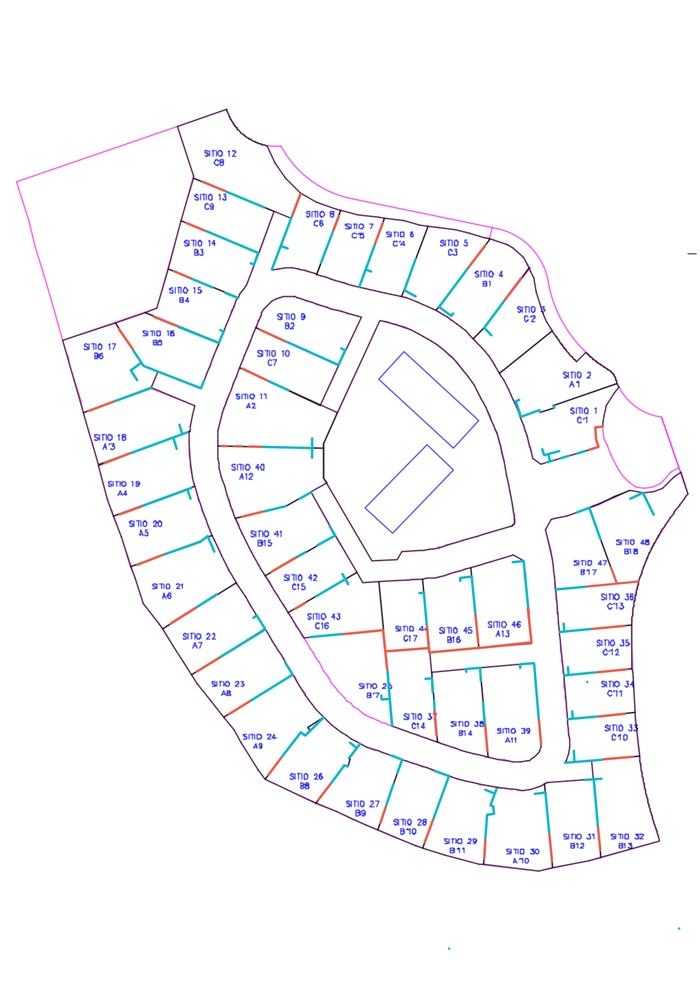
#> input picture plano_original.jpg, 700 x 1000 px, shrunk from 5599 x 8000 before the run, found by its file name
$ python paso2_muros.py
#> lines starting #> are read from the running program, lines starting #| are printed output that depends on the picture; after the words box and inside, x2 and y2 are one past the last pixel; in counts of white or black regions, pixels touching at a corner belong together
### scripts/esqueleto.py
"""
Herramienta común: convierte una máscara de píxeles (una línea dibujada de cierto
color) en polilíneas vectoriales.

Método: se adelgaza la línea a 1 px (esqueleto), se cortan las bifurcaciones y
cada rama se recorre de punta a punta y se simplifica (Douglas-Peucker).
"""
import cv2
import numpy as np
from skimage.morphology import skeletonize

VECINOS = [(-1, -1), (-1, 0), (-1, 1), (0, -1), (0, 1), (1, -1), (1, 0), (1, 1)]


def mascara_color(hsv, h, s_min, v_min):
    """Píxeles cuyo tono está en alguno de los rangos h=[(min,max),...]."""
    H, S, V = cv2.split(hsv)
    m = np.zeros(H.shape, bool)
    for a, b in h:
        m |= (H >= a) & (H <= b)
    return m & (S > s_min) & (V > v_min)


def ramas(mascara, tolerancia=5):
    """Devuelve una lista de polilíneas [[x,y],...] en píxeles."""
    m = cv2.morphologyEx(mascara.astype(np.uint8), cv2.MORPH_CLOSE, np.ones((5, 5), np.uint8))
    esq = skeletonize(m > 0).astype(np.uint8)
    n_vec = cv2.filter2D(esq, -1, np.ones((3, 3)), borderType=0) - 1
    juntas = cv2.dilate(((esq == 1) & (n_vec > 2)).astype(np.uint8), np.ones((3, 3), np.uint8))
    sin_juntas = esq & (1 - juntas)
    n, etiquetas = cv2.connectedComponents(sin_juntas, connectivity=8)
    _, etq_j, _, centros_j = cv2.connectedComponentsWithStats(juntas, connectivity=8)

    salida = []
    for i in range(1, n):
        ys, xs = np.where(etiquetas == i)
        if len(xs) < 8:
            continue
        pts = set(zip(xs.tolist(), ys.tolist()))
        puntas = [p for p in pts if sum((p[0] + dx, p[1] + dy) in pts for dx, dy in VECINOS) <= 1] or [next(iter(pts))]
        # recorrer la rama desde una punta
        camino, visto = [puntas[0]], {puntas[0]}
        while True:
            c = camino[-1]
            sig = [(c[0] + dx, c[1] + dy) for dx, dy in VECINOS
                   if (c[0] + dx, c[1] + dy) in pts and (c[0] + dx, c[1] + dy) not in visto]
            if not sig:
                break
            camino.append(sig[0]); visto.add(sig[0])
        # prolongar los extremos hasta la bifurcación vecina (para que no queden huecos)
        for idx in (0, -1):
            x0, y0 = camino[idx]
            ventana = etq_j[max(0, y0 - 3):y0 + 4, max(0, x0 - 3):x0 + 4]
            js = set(ventana[ventana > 0].ravel())
            if js:
                c = centros_j[min(js)]
                q = (int(round(c[0])), int(round(c[1])))
                camino.insert(0, q) if idx == 0 else camino.append(q)
        simpl = cv2.approxPolyDP(np.array(camino, np.int32).reshape(-1, 1, 2), tolerancia, False)
        salida.append(simpl.reshape(-1, 2).tolist())
    return salida


def largo(poli):
    P = np.array(poli, float)
    return float(np.hypot(*np.diff(P, axis=0).T).sum()) if len(P) > 1 else 0.0

### scripts/paso2_muros.py
"""
PASO 2 — Vectorizar los muros.
Se separan los píxeles rojos (fondo de patio) y cian (zona casa) y cada uno se
convierte en polilíneas.
Salida: intermedios/ramas.json  [{zona, pts}]
"""
import json
import cv2
from config import PLANO_PNG, INTERMEDIOS, COLOR_CASA, COLOR_PATIO
from esqueleto import mascara_color, ramas

hsv = cv2.cvtColor(cv2.imread(str(PLANO_PNG)), cv2.COLOR_BGR2HSV)
#> hsv: shape (1000, 700, 3); mean H, S, V 31.3, 6.6, 251.2
salida = []
for zona, cfg in (("patio", COLOR_PATIO), ("casa", COLOR_CASA)):
    for p in ramas(mascara_color(hsv, **cfg)):
        salida.append(dict(zona=zona, pts=p))
#> this loop made 2 passes
#> pass 1, in mascara_color, `H, S, V = cv2.split(hsv)`:
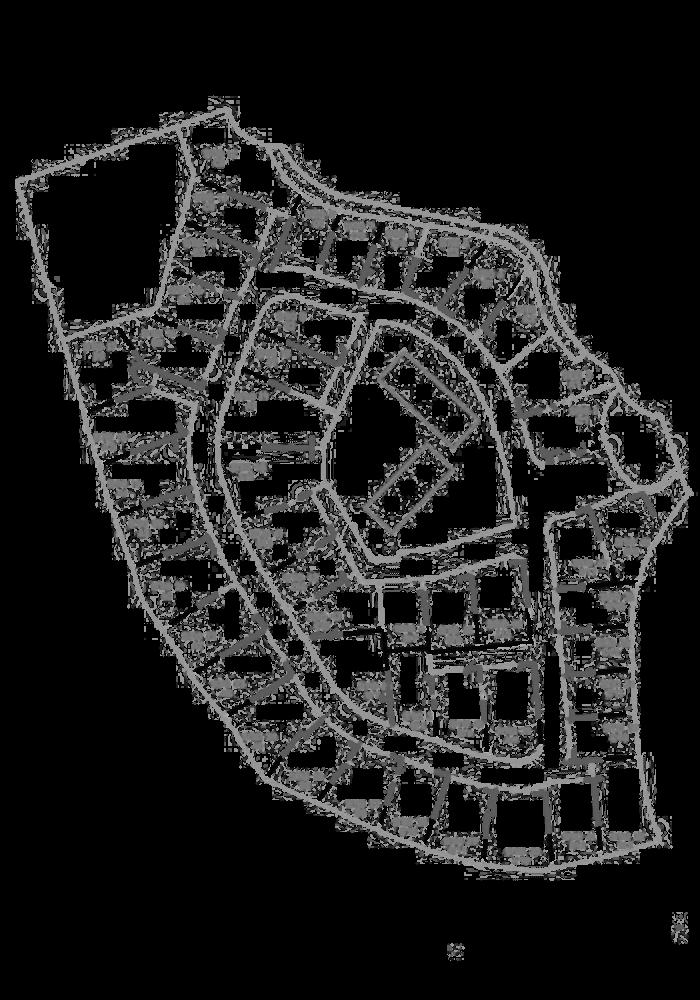
#> H: shape (1000, 700); min 0, max 179, mean 31.3
#> pass 1, in mascara_color, `H, S, V = cv2.split(hsv)`:
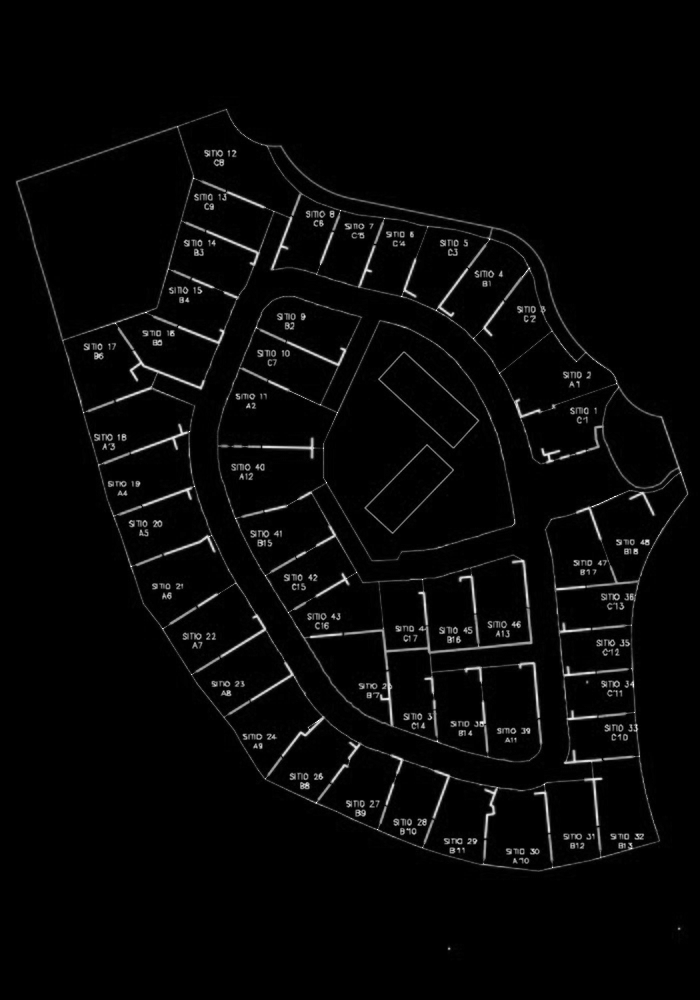
#> S: shape (1000, 700); min 0, max 255, mean 6.6
#> pass 1, in mascara_color, `H, S, V = cv2.split(hsv)`:
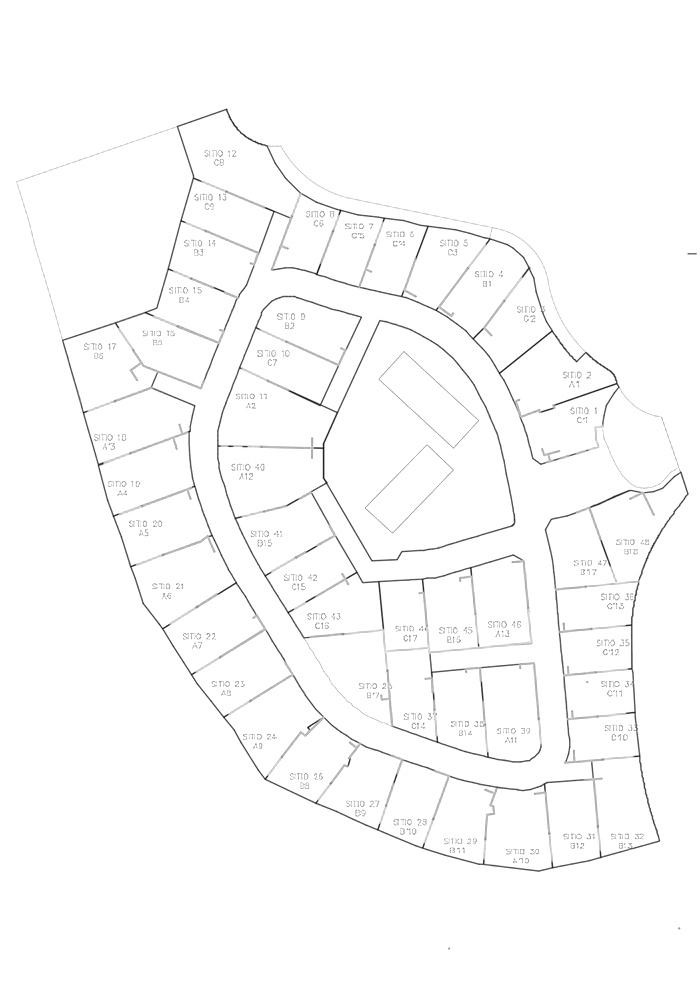
#> V: shape (1000, 700); min 12, max 255, mean 251.2
#> pass 1, in ramas, `m = cv2.morphologyEx(mascara.astype(np.uint8), cv2.MORPH_CLOSE, np.one..`:
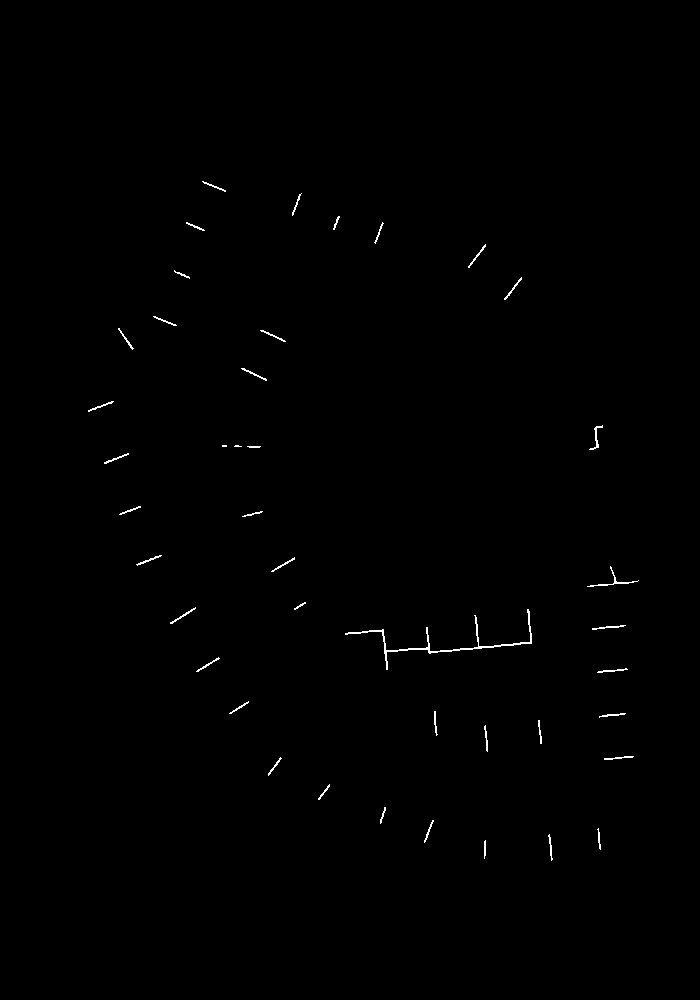
#> m: shape (1000, 700); values 0 (black) and 1 (white), 0.36% white in thin lines or dots, all inside (x1, y1, x2, y2) = (88, 181, 639, 861)
json.dump(salida, open(INTERMEDIOS / "ramas.json", "w"))
print(f"Paso 2 listo: {len(salida)} ramas de muro")

$ run again, with leyenda_categorias.png saved as plano_original.jpg
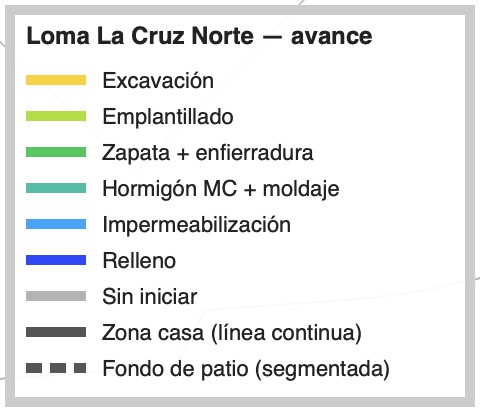
#> input picture leyenda_categorias.png, 480 x 414 px, found by its file name
#> hsv: shape (414, 480, 3); mean H, S, V 4.6, 3, 236.1
#> the loop `for zona, cfg in (("patio", COLOR_PATIO), ("casa", COLOR_CASA)):` made 2 passes
#> pass 1, in mascara_color, `H, S, V = cv2.split(hsv)`:
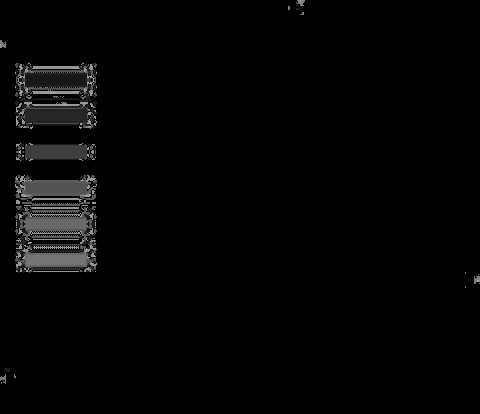
#> H: shape (414, 480); min 0, max 170, mean 4.6
#> pass 1, in mascara_color, `H, S, V = cv2.split(hsv)`:
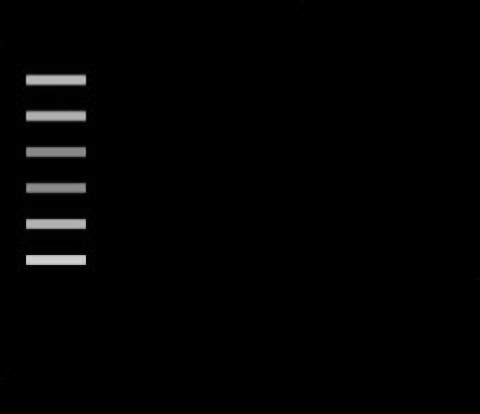
#> S: shape (414, 480); min 0, max 210, mean 3
